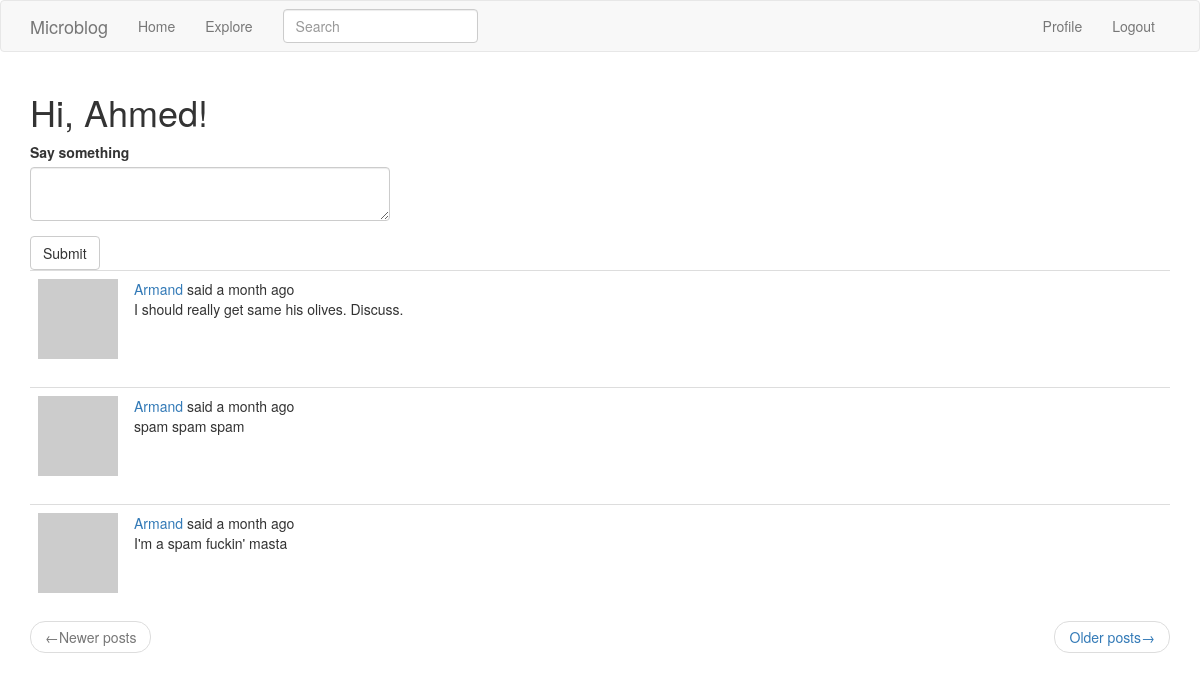
The page /index (signed in) on the database as committed earlier.
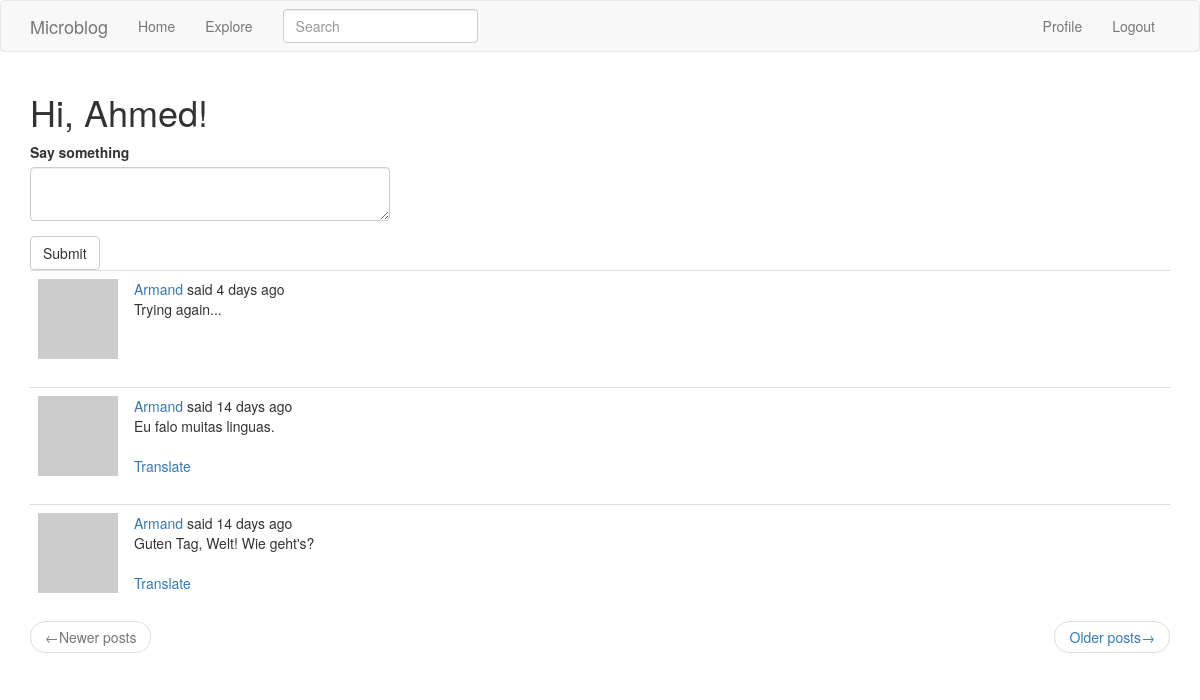
The same page on the database as committed later.
### app/models.py (models this page shows, shortened)
class SearchableMixin(object):
    @classmethod
    def before_commit(cls, session):
        session._changes = {
            'add': list(session.new),
            'update': list(session.dirty),
            'delete': list(session.deleted)
        }
    @classmethod
    def after_commit(cls, session):
        for obj in session._changes['add']:
            if isinstance(obj, SearchableMixin):
                add_to_index(obj.__tablename__, obj)
        for obj in session._changes['update']:
            if isinstance(obj, SearchableMixin):
                add_to_index(obj.__tablename__, obj)
        for obj in session._changes['delete']:
            if isinstance(obj, SearchableMixin):
                remove_from_index(obj.__tablename__, obj)
        session._changes = None

class Post(SearchableMixin, db.Model):
    __searchable__=['body']
    id = db.Column(db.Integer, primary_key=True)
    body = db.Column(db.String(140))
    timestamp = db.Column(db.DateTime, index=True, default=datetime.utcnow)
    user_id = db.Column(db.Integer, db.ForeignKey('user.id'))
    language = db.Column(db.String(5))

### app/main/routes.py (the view, shortened to what this page needs)
@bp.route('/', methods=['GET', 'POST'])
@bp.route('/index', methods=['GET', 'POST'])
@login_required
def index():
    form = PostForm()
    page = request.args.get('page', 1, type=int)
    posts = current_user.followed_posts().paginate(page, current_app.config['POSTS_PER_PAGE'], False)
    next_url = url_for('main.index', page=posts.next_num) \
        if posts.has_next else None
    prev_url = url_for('main.index', page=posts.prev_num) \
        if posts.has_prev else None
    return render_template('index.html', title=_('Home'), form=form,
                            posts=posts.items, next_url=next_url,
                            prev_url=prev_url)

### app/main/forms.py
class SearchForm(FlaskForm):
    q = StringField(_l('Search'), validators=[DataRequired()])
    def __init__(self, *args, **kwargs):
        if 'formdata' not in kwargs:
            kwargs['formdata'] = request.args
        if 'csrf_enabled' not in kwargs:
            kwargs['csrf_enabled'] = False
        super(SearchForm, self).__init__(*args, **kwargs)

class PostForm(FlaskForm):
    post = TextAreaField(_l('Say something'), validators=[
        DataRequired(), Length(min=1, max=140)])
    submit = SubmitField(_l('Submit'))

### app/main/routes.py (called while the page is built)
@bp.before_app_request
def before_request():
    if current_user.is_authenticated:
        current_user.last_seen = datetime.utcnow()
        db.session.commit()
        g.search_form = SearchForm()
    g.locale = str(get_locale())

### app/models.py (called while the page is built)
@login.user_loader
def load_user(id):
    return User.query.get(int(id))

    def avatar(self, size):
        digest = md5(self.email.lower().encode('utf-8')).hexdigest()
        return 'https://www.gravatar.com/avatar/{}?d=identicon&s={}'.format(digest, size)

### app/templates/index.html
{% extends "base.html" %}
{% import 'bootstrap/wtf.html' as wtf %}
{% block app_content %}
    <h1>{{ _('Hi, %(username)s!', username=current_user.username.capitalize()) }}</h1>
    {% if form %}
    <div class="row">
        <div class="col-md-4">
        {{ wtf.quick_form(form) }}
        </div>
    </div>
    {% endif %}
    {% for post in posts %}
        {% include '_post.html' %}
    {% endfor %}
    <nav aria-label="...">
        <ul class="pager">
            <li class="previous{% if not prev_url %} disabled{% endif %}">
                <a href="{{ prev_url or '#' }}">
                    <span aria-hidden="true">&larr;</span>{{ _('Newer posts') }}</a>
            </li>
            <li class="next{% if not next_url %} disabled{% endif %}">
                <a href="{{ next_url or '#' }}">{{ _('Older posts') }}<span aria-hidden="true">&rarr;</span>
                </a>
            </li>
        </ul>
    </nav>
{% endblock %}

### app/templates/_post.html (shortened to what this page needs)
<table class="table table-hover">
    <tr>
        <td width="70px">
            <a href="{{ url_for('main.user', username=post.author.username) }}">
                <img src="{{ post.author.avatar(70) }}" />
            </a>
        </td>
        <td>
            {{ _('%(username)s said %(when)s', username=user_link, when=moment(post.timestamp).fromNow()) }}
            <br>
            <span id="post{{ post.id }}">{{ post.body }}</span>
            {% if post.language and post.language != g.locale %}
            <br><br>
            <span id="translation{{ post.id }}">
                <a href="javascript:translate(
                        '#post{{ post.id }}',
                        '#translation{{ post.id }}',
                        '{{ post.language }}',
                        '{{ g.locale }}');">{{ _('Translate') }}</a>
            </span>
            {% endif %}
        </td>
    </tr>
</table>

Rows that differ between the two databases and show on the page:
no longer on this page (row unchanged): Post: body "I should really get same his olives. Discuss."
no longer on this page (row unchanged): Post: body "spam spam spam"
no longer on this page (row unchanged): Post: body "I'm a spam fuckin' masta"
added Post: body "Trying again..."
added Post: body "Eu falo muitas linguas."
added Post: body "Guten Tag, Welt! Wie geht's?"
